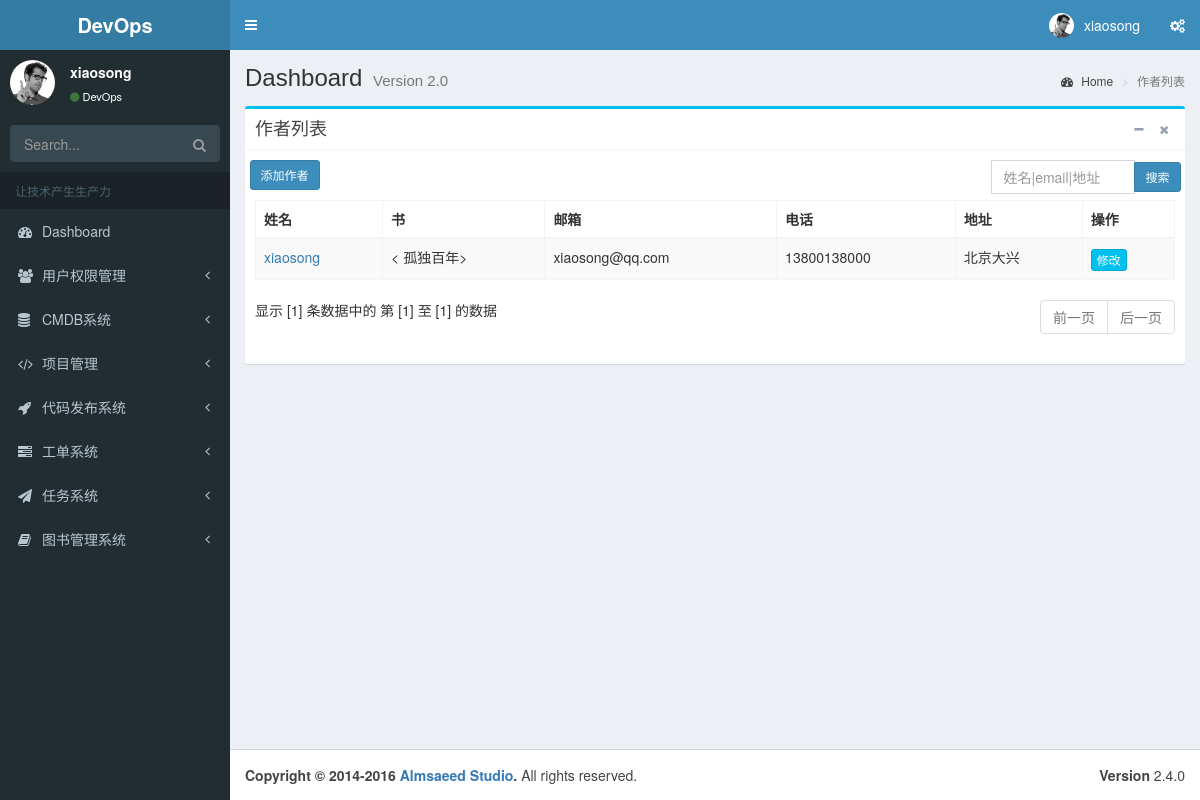
The app's page /books/authorlist/ (signed in) with its own data.
### apps/dashboard/models.py (models this page shows, shortened)
class UserProfile(AbstractUser):
    name_cn = models.CharField('中文名', max_length=30)
    phone = models.CharField('手机', max_length=11, null=True, blank=True)
    class Meta:
        verbose_name = '用户信息'
        verbose_name_plural = verbose_name

### books/models.py (models this page shows, shortened)
class Author(models.Model):
    name = models.CharField(max_length=40, verbose_name='作者名')
    email = models.EmailField(verbose_name='作者邮箱')
    phone = models.CharField(max_length=11, verbose_name='手机号码', null=True, blank=True)
    address = models.CharField(max_length=128, verbose_name='作者地址',null=True, blank=True)
    class Meta:
        verbose_name = '作者信息'
        verbose_name_plural = verbose_name

class Book(models.Model):
    name = models.CharField("书名", max_length=100)
    authors = models.ManyToManyField(Author, verbose_name="作者")
    publisher = models.ForeignKey(Publish, verbose_name="出版社")
    publication_date = models.DateField("出版时间")
    class Meta:
        verbose_name = '图书信息'
        verbose_name_plural = verbose_name
        ordering = ['-publication_date']

### books/author/__init__.py (the view, shortened to what this page needs)
class AuthorListView(LoginRequiredMixin, PaginationMixin, ListView):
    model = Author
    template_name = "books/author_list.html"
    context_object_name = "author_list"
    paginate_by = 5
    keyword = ''
    def get_queryset(self):
        queryset = super(AuthorListView, self).get_queryset()
        self.keyword = self.request.GET.get('keyword', '').strip()
        if self.keyword:
            queryset = queryset.filter(Q(name__icontains=self.keyword) |
                                       Q(email__icontains=self.keyword) |
                                       Q(address__incontais=self.keyword))
        return queryset
    def get_context_data(self, **kwargs):
        context = super(AuthorListView, self).get_context_data(**kwargs)
        context['keyword'] = self.keyword
        return context

### opsweb/context_processors.py (called while the page is built)
def global_variable(request):
    all_content_type = ContentType.objects.all()
    all_group = Group.objects.all()
    all_perm = Permission.objects.all()
    user_total_nums = UserProfile.objects.all().count()
    user_active_nums = UserProfile.objects.filter(is_active=True).count()
    dic = {
        'all_group': all_group,
        'all_perm': all_perm,
        'all_content_type': all_content_type,
        'group_total_nums': len(all_group),
        'user_total_nums': user_total_nums,
        'user_active_nums': user_active_nums
    }
    return dic

### templates/books/author_list.html (shortened to what this page needs)
{% extends "base.html" %}
{% block breadcrunb %}
  <h1>
     Dashboard
    <small>Version 2.0</small>
  </h1>
  <ol class="breadcrumb">
    <li><a href="#"><i class="fa fa-dashboard"></i> Home</a></li>
    <li class="active">作者列表</li>
  </ol>
{% endblock %}
{% block content %}
<div class="row">
<div class="col-md-12">
<div class="box box-info">
    <div class="box-header with-border">
      <h3 class="box-title">作者列表</h3>
      <div class="box-tools pull-right">
        <button type="button" class="btn btn-box-tool" data-widget="collapse"><i class="fa fa-minus"></i>
        </button>
        <button type="button" class="btn btn-box-tool" data-widget="remove"><i class="fa fa-times"></i></button>
      </div>
    </div>
    <div class="box-body">
     <div style="margin-bottom: 10px;height: 30px" class="row">
       <a style="float: left; margin-left: 1%" class="btn btn-sm btn-primary" id = "addbtn"> 添加作者</a>
        <form style="float: right;width: 20%;margin-right: 1%">
        <div  class="input-group">
            <input type="text" class="form-control" name="keyword"
                 placeholder="姓名|email|地址" value="{% if keyword %} {{ keyword }} {% endif %}">
            <div class="input-group-btn">
               <button id='search_btn' type="submit" class="btn btn-sm btn-primary">搜索</button>
            </div>
        </div>
        </form>
     </div>
    <div class="table-responsive">
    <table class="table table-bordered table-striped footable toggle-arrow-tiny" data-page-navigation=".paginations">
        <thead>
	  <tr>
	      <th>姓名</th>
	      <th>书</th>
	      <th>邮箱</th>
	      <th>电话</th>
	      <th>地址</th>
	      <th>操作</th>
	  </tr>
	  </thead>
	  <tbody>
	    {% for author in author_list %}
		<tr>
		    <td> <a href="{% url 'books:author_detail'  author.id %}">{{ author.name }}</a> </td>
		    <td>
			{% for book in author.book_set.all %}
			 < {{ book.name }}>
			{% endfor %}
		    </td>
		    <td> {{ author.email }}</td>
		    <td> {{ author.phone }}</td>
		    <td> {{ author.address }}</td>
		    <td>
			<a type="button" class="btn btn-info btn-xs"  href="{% url 'books:author_detail'  author.id %}" >修改</a>
		    </td>
		</tr>
	    {% endfor %}
	  </tbody>
    </table>
    </div>
    <div class="row">
      <div class="col-sm-6">
	 <div class="dataTables_info" id="editable_info" role="status" aria-live="polite">
	     显示 [{{ paginator.count }}] 条数据中的 第 [{{ page_obj.start_index}}] 至 [{{ page_obj.end_index }}] 的数据
	 </div>
      </div>
      {% include 'paginator.html' %}
    </div>
</div>
</div>
</div>
</div>
{% endblock %}

### templates/base.html (shortened to what this page needs)
<!DOCTYPE html>
<html>
<head>
  <link rel="stylesheet" href="/static/css/bootstrap.min.css">
  <link rel="stylesheet" href="/static/plugins/font-awesome/css/font-awesome.min.css">
  <link rel="stylesheet" href="/static/plugins/Ionicons/css/ionicons.min.css">
  <link rel="stylesheet" href="/static/plugins/alert/sweet-alert.css">
  <link rel="stylesheet" href="/static/plugins/jvectormap/jquery-jvectormap.css">
  <link rel="stylesheet" href="/static/plugins/footable/footable.core.css">
  <link rel="stylesheet" href="/static/plugins/select2/select2.min.css">
  <link rel="stylesheet" href="/static/plugins/timepicker/bootstrap-datepicker.min.css">
  <link rel="stylesheet" href="/static/css/AdminLTE.min.css">
  <link rel="stylesheet" href="/static/css/_all-skins.min.css">
</head>
<body class="hold-transition skin-blue sidebar-mini">
<div class="wrapper">
  <header class="main-header">
    <a href="#" class="logo">
      <span class="logo-lg"><b>DevOps</b></span>
    </a>
    <nav class="navbar navbar-static-top">
      <a href="#" class="sidebar-toggle" data-toggle="push-menu" role="button">
      </a>
      <div class="navbar-custom-menu">
        <ul class="nav navbar-nav">
          <li class="dropdown user user-menu">
            <a href="#" class="dropdown-toggle" data-toggle="dropdown">
              <img src="/static/img/user2-160x160.jpg" class="user-image" alt="User Image">
              <span class="hidden-xs">
                  {% if request.user.is_authenticated %} {{ request.user.name_cn }} {% else %} 游客 {% endif %}
              </span>
            </a>
          </li>
          <li>
            <a href="#" data-toggle="control-sidebar"><i class="fa fa-gears"></i></a>
          </li>
        </ul>
      </div>
    </nav>
  </header>
  <aside class="main-sidebar">
    <section class="sidebar">
      <div class="user-panel">
        <div class="pull-left image">
          <img src="/static/img/user2-160x160.jpg" class="img-circle" alt="User Image">
        </div>
        <div class="pull-left info">
          <p>{{ request.user.name_cn }}</p>
          <a href="#"><i class="fa fa-circle text-success"></i>DevOps</a>
        </div>
      </div>
      <form action="#" method="get" class="sidebar-form">
        <div class="input-group">
          <input type="text" name="q" class="form-control" placeholder="Search...">
          <span class="input-group-btn">
                <button type="submit" name="search" id="search-btn" class="btn btn-flat">
                  <i class="fa fa-search"></i>
                </button>
              </span>
        </div>
      </form>
      <ul class="sidebar-menu" data-widget="tree">
        <li class="header">让技术产生生产力</li>
        <li>
          <a href="/">
            <i class="fa fa-dashboard"></i> <span>Dashboard</span>
          </a>
        </li>
	    <li class="treeview">
          <a href="#">
            <i class="fa fa-users"></i>
            <span>用户权限管理</span>
            <span class="pull-right-container">
              <i class="fa fa-angle-left pull-right"></i>
            </span>
          </a>
        </li>
	    <li class="treeview">
          <a href="#">
            <i class="fa fa-database"></i>
            <span>CMDB系统</span>
            <span class="pull-right-container">
              <i class="fa fa-angle-left pull-right"></i>
            </span>
          </a>
        </li>
        <li class="treeview">
          <a href="#">
            <i class="fa fa-code"></i>
            <span>项目管理</span>
            <span class="pull-right-container">
              <i class="fa fa-angle-left pull-right"></i>
            </span>
          </a>
        </li>
        <li class="treeview">
          <a href="#">
            <i class="fa fa-rocket"></i>
            <span>代码发布系统</span>
            <span class="pull-right-container">
              <i class="fa fa-angle-left pull-right"></i>
            </span>
          </a>
        </li>
        <li class="treeview">
          <a href="#">
            <i class="fa fa-tasks"></i>
            <span>工单系统</span>
            <span class="pull-right-container">
              <i class="fa fa-angle-left pull-right"></i>
            </span>
          </a>
        </li>
          <li class="treeview">
          <a href="#">
            <i class="fa fa-paper-plane"></i>
            <span>任务系统</span>
            <span class="pull-right-container">
              <i class="fa fa-angle-left pull-right"></i>
            </span>
          </a>
        </li>
        <li class="treeview">
          <a href="#">
            <i class="fa fa-book"></i>
            <span>图书管理系统</span>
            <span class="pull-right-container">
              <i class="fa fa-angle-left pull-right"></i>
            </span>
          </a>
        </li>
      </ul>
    </section>
  </aside>
  <div class="content-wrapper">
    <section class="content-header">
    {% block breadcrunb %}
    {%  endblock %}
    </section>
    <section class="content">
    {% block content %}
    {%  endblock %}
    </section>
  </div>
  <footer class="main-footer">
    <div class="pull-right hidden-xs">
      <b>Version</b> 2.4.0
    </div>
    <strong>Copyright &copy; 2014-2016 <a href="https://adminlte.io">Almsaeed Studio</a>.</strong> All rights
    reserved.
  </footer>
</div>
</body>
</html>

### records on screen
UserProfile: user.name_cn "xiaosong"
Author: name "xiaosong", email "xiaosong@qq.com", phone "13800138000", address "北京大兴"
Book: name "孤独百年"

### other values on screen
{{ paginator.count }} "1"
{{ page_obj.start_index }} "1"
{{ page_obj.end_index }} "1"
